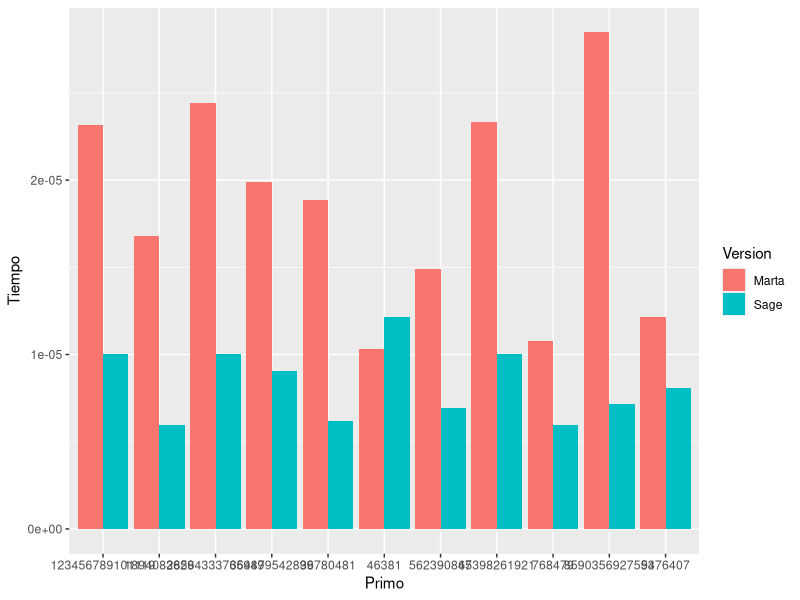
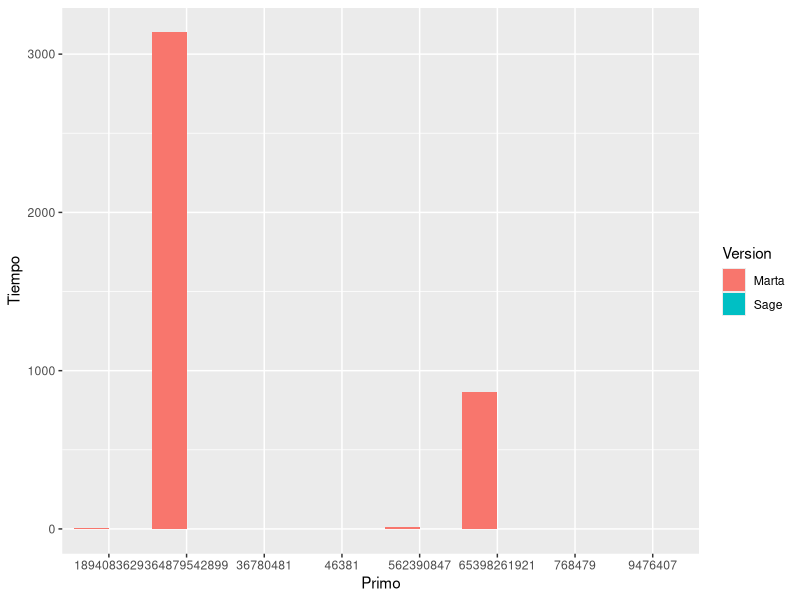
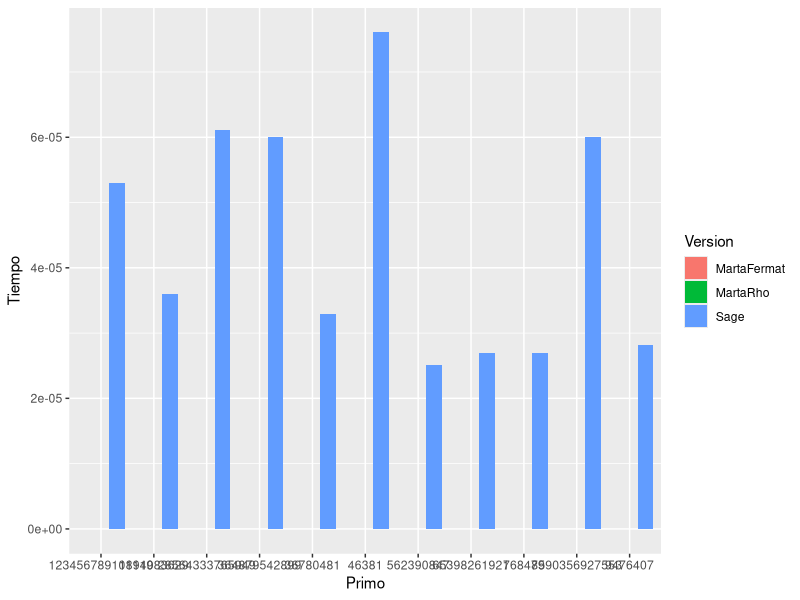

The R source for these figures, in order:
representa_datos <- function(datos, filename) {
    library(ggplot2)
    library(reshape2)
    d_dat <- melt(datos, id.vars="Primo")
    names(d_dat) <- c("Primo", "Version", "Tiempo")
    d_dat$Primo = as.character(d_dat$Primo)
    ggplot(d_dat, aes(x=Primo,y=Tiempo)) + geom_bar(aes(fill=Version), 
        position="dodge", stat="identity")
    ggsave(paste(filename, ".png", sep=""), width=17)
}

miller_rabin <- read.csv("miller_rabin.csv")
shanks <- read.csv("baby_s_giant_s.csv")
factorizar <- read.csv("factorizar.csv")

representa_datos(datos=miller_rabin, filename="miller_rabin")
representa_datos(datos=shanks, filename="shanks")
representa_datos(datos=factorizar, filename="factorizar")
